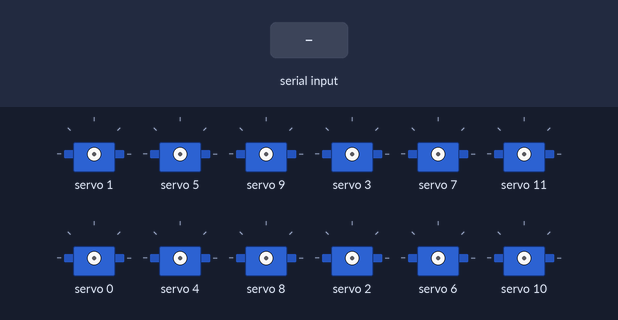
A program run on a simulated Teensy 4. Parts: 12 × servo. Inputs (shaded band) come from the test bench. What the program prints to the serial monitor is not drawn.

Above: at 1.2 s.
1.3 s: "stand" received over Serial
At 4.0 s:
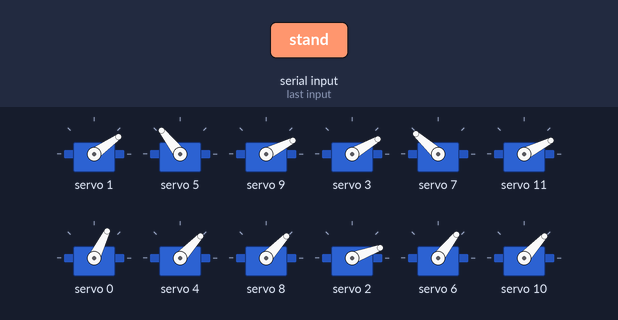
4.3 s: "sit" received over Serial
At 5.65 s:
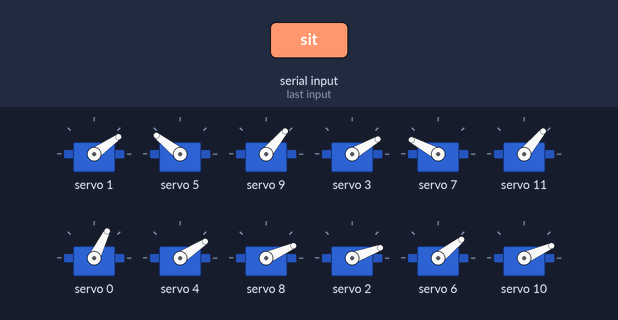
7.3 s: "callibrate" received over Serial
At 9.2 s:
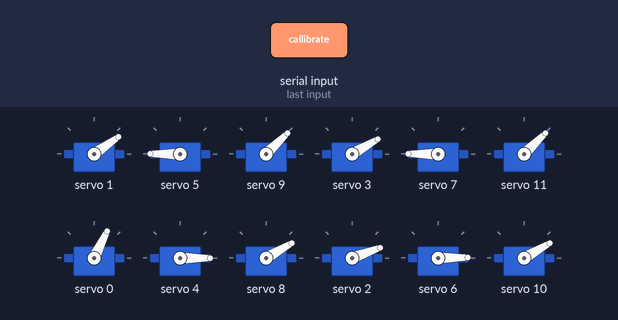
9.8 s: "crawl" received over Serial
At 11.13 s:
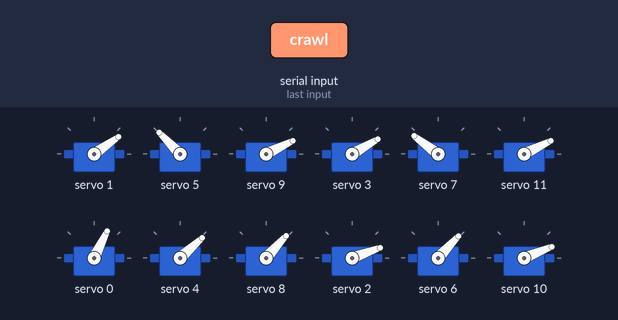
12.8 s: "trot" received over Serial
Timing chart, 0 to 19.0 s (numbered marks = the images above; inputs shaded):
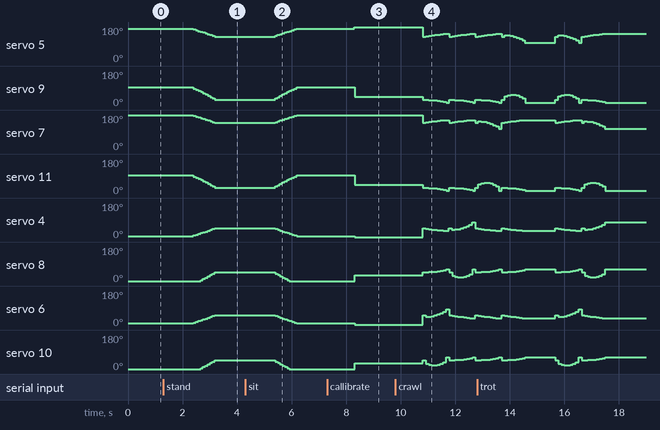

The program:

main.cpp
```cpp
#include <Arduino.h>
#include <Wire.h>
#include <Adafruit_PWMServoDriver.h>
#include <cmath>
#include <String>

using namespace std;

#define USMIN 500
#define USMAX 2500
#define SERVO_FREQ 50
#define pi 3.1415926

int hip_right_front = 0;
int hip_left_front = 1;
int hip_right_back = 2;
int hip_left_back = 3;

int upper_joint_right_front = 4;
int upper_joint_left_front = 5;
int upper_joint_right_back = 6;
int upper_joint_left_back = 7;

int lower_joint_right_front = 8;
int lower_joint_left_front = 9;
int lower_joint_right_back = 10;
int lower_joint_left_back = 11;
int angles[3];
float a = 5.5;
float b = 11;
float c = 13.84;

Adafruit_PWMServoDriver pwm;

void dog_inverse_kinematics(double xf, double yf, double zf)
{
    // inverse equations
    double h = sqrt(pow(yf, 2) + pow(zf, 2));
    double m = sqrt(pow(xf, 2) + pow(yf, 2) + pow(zf, 2));
    double l = sqrt(pow(m, 2) - pow(a, 2));
    double alpha = atan(-yf / zf);
    double beta = acos(a / h);
    angles[0] = (alpha + beta) * (180 / pi); // hip angle
    double theta1 = atan(-xf / zf);
    double theta2 = acos((pow(l, 2) + pow(b, 2) - pow(c, 2)) / (2 * l * b));
    angles[1] = (pi / 2 - theta1 - theta2) * (180 / pi);                              // upper joint angle
    angles[2] = acos((pow(b, 2) + pow(c, 2) - pow(l, 2)) / (2 * b * c)) * (180 / pi); // lower joint angle
}

void set_servo_angles(int leg)
{

    switch (leg)
    {
    case 0:
        // left front leg
        pwm.writeMicroseconds(hip_left_front, map(angles[0], 0, 180, USMIN, USMAX) - 600);
        pwm.writeMicroseconds(upper_joint_left_front, map(180 - angles[1], 0, 180, USMIN, USMAX) - 100);
        pwm.writeMicroseconds(lower_joint_left_front, map(180 - angles[2], 0, 180, USMIN, USMAX) - 500);
        break;

    case 1:
        // left back leg
        pwm.writeMicroseconds(hip_left_back, map(180 - angles[0], 0, 180, USMIN, USMAX) - 650);
        pwm.writeMicroseconds(upper_joint_left_back, map(180 - angles[1], 0, 180, USMIN, USMAX));
        pwm.writeMicroseconds(lower_joint_left_back, map(180 - angles[2], 0, 180, USMIN, USMAX) - 500);
        break;
    case 2:
        // right front leg
        pwm.writeMicroseconds(hip_right_front, map(angles[0], 0, 180, USMIN, USMAX) - 300);
        pwm.writeMicroseconds(upper_joint_right_front, map(angles[1], 0, 180, USMIN, USMAX));
        pwm.writeMicroseconds(lower_joint_right_front, map(angles[2], 0, 180, USMIN, USMAX) - 650);
        break;
    case 3:
        // right back leg
        pwm.writeMicroseconds(hip_right_back, map(180 - angles[0], 0, 180, USMIN, USMAX) - 750);
        pwm.writeMicroseconds(upper_joint_right_back, map(angles[1], 0, 180, USMIN, USMAX) + 50);
        pwm.writeMicroseconds(lower_joint_right_back, map(angles[2], 0, 180, USMIN, USMAX) - 650);
        break;
    }
}

void callibrate()
{
    dog_inverse_kinematics(-b, -a, c);
    for (int i = 0; i < 4; i++)
    {
        set_servo_angles(i);
    }
}

void stand()
{
    for (int i = 10; i <= 20; i++)
    {
        dog_inverse_kinematics(0, -a, i);
        for (int j = 0; j < 4; j++)
        {
            set_servo_angles(j);
        }
        delay(80);
    }
}

void sit()
{
    for (int i = 20; i >= 10; i--)
    {
        dog_inverse_kinematics(0, -a, i);
        for (int j = 0; j < 4; j++)
        {
            set_servo_angles(j);
        }
        delay(80);
    }
}

void crawl()
{
    for (int i = 3; i >= 0; i--)
    {
        for (int x = 0; x <= 8; x++)
        {
            double z = sqrt(16 - pow(x - 4, 2));
            dog_inverse_kinematics(x, -a, 20 - z);
            set_servo_angles(i);
            dog_inverse_kinematics(-x, -a, 20);

            if (i == 0)
            {
                set_servo_angles(1);
                set_servo_angles(2);
                set_servo_angles(3);
            }
            else if (i == 1)
            {
                set_servo_angles(0);
                set_servo_angles(2);
                set_servo_angles(3);
            }
            else if (i == 2)
            {
                set_servo_angles(0);
                set_servo_angles(1);
                set_servo_angles(3);
            }
            else if (i == 3)
            {
                set_servo_angles(0);
                set_servo_angles(1);
                set_servo_angles(2);
            }
            delay(100);
        }
    }
}

void trot()
{
    for (int i = 0; i <= 1; i++)
    {
        for (int x = 0; x <= 8; x++)
        {
            double z = sqrt(16 - pow(x - 4, 2));
            if (i == 0)
            {
                dog_inverse_kinematics(x, -a, 20 - z);
                set_servo_angles(0);
                set_servo_angles(3);
                dog_inverse_kinematics(-x, -a, 20);
                set_servo_angles(1);
                set_servo_angles(2);
            }
            else if (i == 1)
            {
                dog_inverse_kinematics(x, -a, 20 - z);
                set_servo_angles(1);
                set_servo_angles(2);
                dog_inverse_kinematics(-x, -a, 20);
                set_servo_angles(0);
                set_servo_angles(3);
            }
            delay(100);
        }
    }
}

void setup()
{
    pwm.begin();
    pwm.setPWMFreq(SERVO_FREQ);
    Serial.begin(115200);
    while (!Serial)
        ;
    Serial.print("Enter a command:");
}

void loop()
{

    while (Serial.available() > 0)
    {
        String input = Serial.readString();
        if (input == "stand")
        {
            stand();
        }

        else if (input == "sit")
        {
            sit();
        }

        else if (input == "callibrate")
        {
            callibrate();
        }

        else if (input == "crawl")
        {
            crawl();
        }

        else if (input == "trot")
        {

            trot();
        }

        Serial.print("Enter a command:");
    }
}
```

Measured:
- after the input at 1.3 s, servo 5: moves from 172° to 128° over 0.78 s, starting after 1.1 s; servo 9: moves from 93° to 27° over 0.79 s, starting after 1.1 s
- after the input at 4.3 s, servo 5: moves from 128° to 172° over 0.78 s, starting after 1.1 s; servo 9: moves from 27° to 93° over 0.78 s, starting after 1.1 s
- after the input at 7.3 s, servo 5: 172° → 180° after 1.0 s; servo 9, servo 11: 93° → 44° after 1.0 s; servo 4: 3° → 0° after 1.0 s; servo 8, servo 10: 0° → 30° after 1.0 s; servo 6: 8° → 1° after 1.0 s
- after the input at 9.8 s, servo 5: ramps from 128° to 143° and jumps back, once every 0.96 s; servo 9: ramps from 27° to 13° and jumps back, once every 0.96 s
